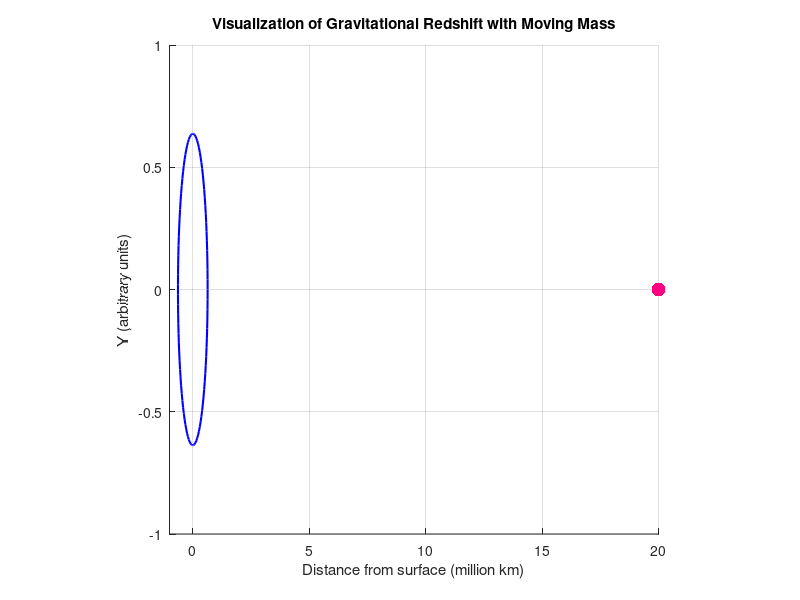

Source code (MATLAB): (Note: this script raises an error after producing the figure.)
% Constants for the massive body and photon
G = 6.67430e-11; % gravitational constant in m^3 kg^-1 s^-2
M = 5.972e24; % mass of Earth in kg
R = 6.371e6; % radius of Earth in meters
c = 2.998e8; % speed of light in m/s
f0 = 4e14; % original frequency in Hz (visible light)

% Acceleration due to gravity
g = G * M / R^2;

% Distance photon travels away from the surface, up to 20 million km
s = linspace(0, 2e7, 200); % Distance array from 0 to 20,000 km

% Calculating frequency shift for color representation
fs = f0 * exp(-g .* s ./ (c^2 * (1 + s ./ R)));
fs_normalized = (fs - min(fs)) / (max(fs) - min(fs)); % Normalize for color mapping

% Setup the figure for animation
figure(1);
set(gcf, 'Position', [100, 100, 800, 600]); % Adjust figure size for better visibility
axis square;
grid on;
xlim([-1, max(s)/1e6]); % X limits in million km
ylim([-1, 1]); % Y limits for simplicity
xlabel('Distance from surface (million km)');
ylabel('Y (arbitrary units)');
title('Visualization of Gravitational Redshift with Moving Mass');

% Plot the massive body
viscircles([0, 0], R/1e7, 'Color', 'b', 'LineWidth', 1.5); % Scaled down for visibility
hold on;

% Preparing the frames for the animation
frames(length(s)) = struct('cdata',[],'colormap',[]);

% Animation loop for moving mass and color shift
for i = 1:length(s)
    % Photon's position
    x = s(i) / 1e6; % Convert to million km for x-axis
    
    % Interpolating color from violet to red based on frequency shift
    color = [1-fs_normalized(i)/2, 0, fs_normalized(i) + (1-fs_normalized(i))/2]; % Interpolation from violet to red
    
    % Plot the moving mass with interpolated color
    scatter(x, 0, 100, 'filled', 'MarkerFaceColor', color);
    
    drawnow;
    
    % Capture the frame
    frames(i) = getframe(gcf);
    
    if i < length(s)
        clf; % Clear current frame to redraw
        viscircles([0, 0], R/1e7, 'Color', 'b', 'LineWidth', 1.5); % Redraw the massive body
        hold on;
        axis square;
        grid on;
        xlim([-1, max(s)/1e6]); % X limits
        ylim([-1, 1]); % Y limits
        xlabel('Distance from surface (million km)');
        ylabel('Y (arbitrary units)');
        title('Visualization of Gravitational Redshift with Moving Mass');
    end
end

% Create the animation video
video = VideoWriter('GravitationalRedshift2DVisualization_VioletToRed', 'MPEG-4');
open(video);
writeVideo(video, frames);
close(video);
hold off;